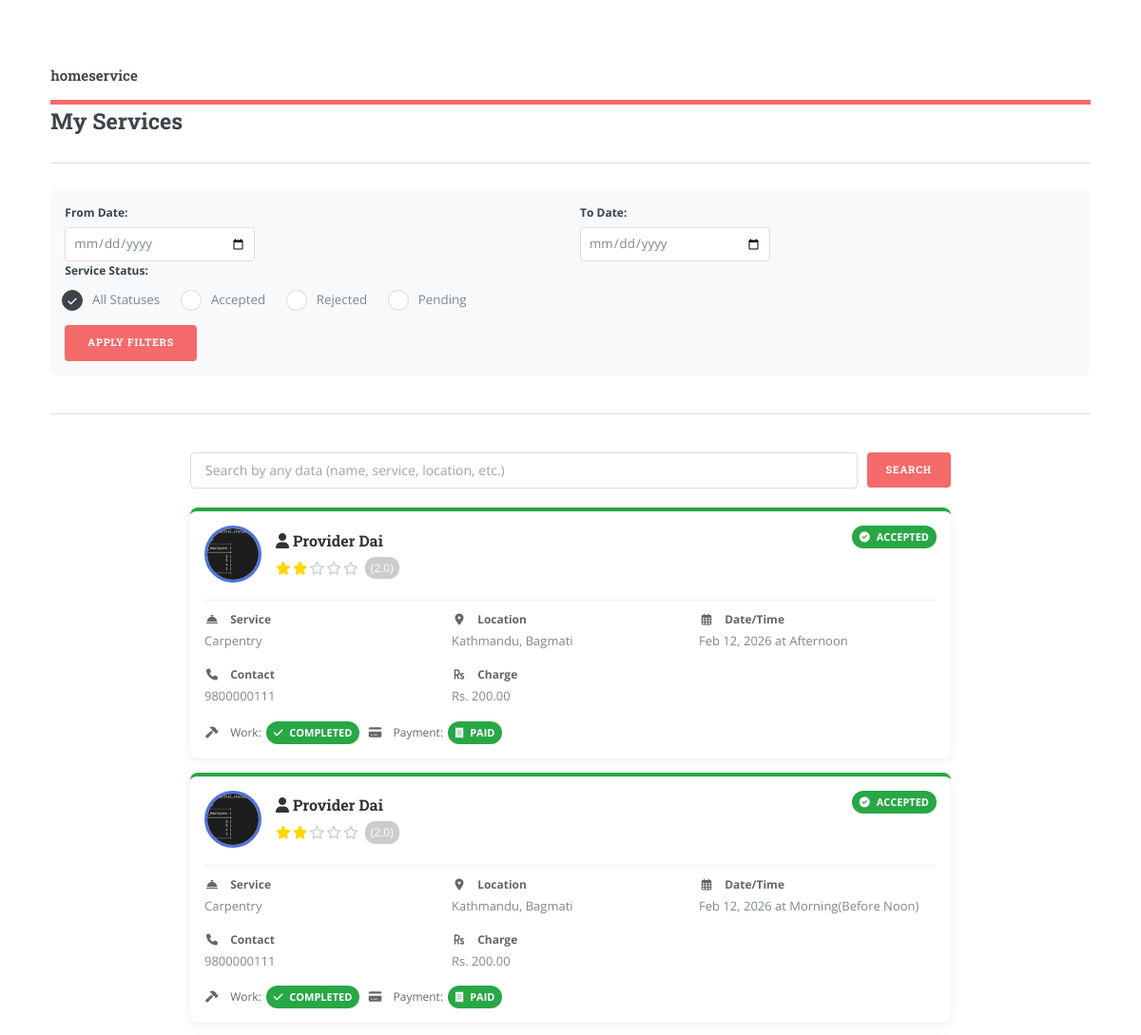
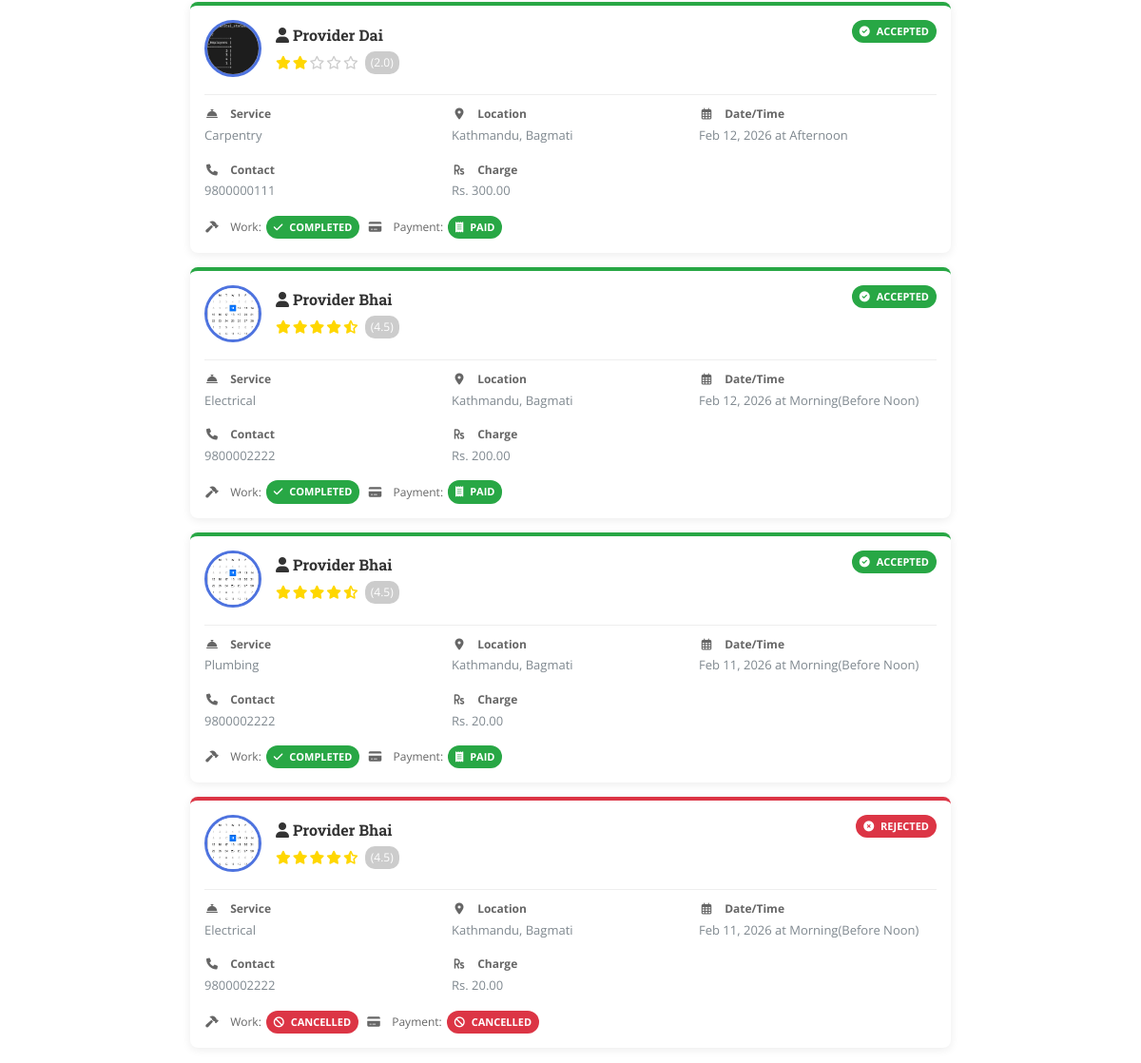
/Myservices.php (signed in), run on the app's committed database (2 pictures, top to bottom).
### tables this page shows
CREATE TABLE `service_request` (
  `srid` int(11) NOT NULL,
  `consumer_id` int(11) NOT NULL,
  `provider_id` int(11) NOT NULL,
  `service_id` int(11) NOT NULL,
  `req_date` date NOT NULL,
  `req_time` varchar(50) DEFAULT NULL,
  `status` varchar(50) NOT NULL DEFAULT 'Pending',
  `work_status` varchar(50) NOT NULL DEFAULT 'Pending',
  `payment_status` varchar(50) NOT NULL DEFAULT 'Pending',
  `charge` decimal(10,2) NOT NULL DEFAULT 0.00,
  `last_modified` timestamp NOT NULL DEFAULT current_timestamp() ON UPDATE current_timestamp(),
  `read_status_c` tinyint(1) NOT NULL DEFAULT 0,
  `msgc` varchar(255) DEFAULT NULL,
  `read_status` tinyint(1) DEFAULT 0,
  `msgp` varchar(255) DEFAULT NULL,
  `wallet` decimal(10,2) NOT NULL DEFAULT 0.00
);

CREATE TABLE `provider` (
  `pid` int(11) NOT NULL,
  `fname` varchar(50) NOT NULL,
  `mname` varchar(50) DEFAULT NULL,
  `lname` varchar(50) NOT NULL,
  `dob` date DEFAULT NULL,
  `gender` enum('Male','Female','Other') DEFAULT 'Male',
  `country` varchar(50) DEFAULT NULL,
  `state` varchar(50) DEFAULT NULL,
  `city` varchar(50) DEFAULT NULL,
  `address` text DEFAULT NULL,
  `phnno` varchar(20) DEFAULT NULL,
  `email` varchar(100) NOT NULL,
  `photo` varchar(255) DEFAULT NULL,
  `average_rating` decimal(2,1) DEFAULT 0.0,
  `created_at` timestamp NOT NULL DEFAULT current_timestamp(),
  `password` varchar(255) NOT NULL,
  `wallet` decimal(10,2) NOT NULL DEFAULT 0.00,
  `rating_count` int(11) NOT NULL DEFAULT 0
);

CREATE TABLE `services` (
  `sid` int(11) NOT NULL,
  `sname` varchar(100) NOT NULL,
  `description` text DEFAULT NULL,
  `icon` varchar(100) DEFAULT NULL,
  `created_at` timestamp NOT NULL DEFAULT current_timestamp()
);

### Myservices.php (the view, shortened to what this page needs)
<?php
$formData = $_SESSION['form_data'] ?? [];
$con = mysqli_connect("localhost", "root", "", "homeservice");
$id = $_SESSION["consumer_id"];
$query = "SELECT provider.fname, provider.mname, provider.lname, provider.photo, provider.average_rating,
          provider.address, provider.city, provider.state, provider.country, provider.phnno,
          service_request.req_date AS fdate, service_request.req_time,
          service_request.status AS status, service_request.work_status,
          service_request.payment_status, service_request.srid, services.sname AS service_name,
          service_request.charge AS charge
          FROM service_request
          JOIN provider ON provider.pid = service_request.provider_id
          JOIN services ON services.sid = service_request.service_id
          WHERE service_request.consumer_id = ?";
$params = [$id];
$param_types = "s";
$query .= " ORDER BY service_request.last_modified DESC";
$stmt = $con->prepare($query);
if (count($params) > 1) {
    $stmt->bind_param($param_types, ...$params);
} else {
    $stmt->bind_param($param_types, $id);
}
$stmt->execute();
$stmt->store_result();
?>
<!DOCTYPE HTML>
<html>
<head>
    <link rel="stylesheet" href="assets/css/main.css" />
    <link rel="stylesheet" href="https://cdn.datatables.net/1.13.5/css/jquery.dataTables.min.css">
    <link rel="stylesheet" href="https://cdnjs.cloudflare.com/ajax/libs/font-awesome/6.0.0/css/all.min.css" />
</head>
<body class="is-preload">
    <div id="wrapper">
        <div id="main">
            <div class="inner">
                <header id="header">
                    <a href="welcome.php" class="logo"><strong>homeservice</strong></a>
                </header>
                <h2>My Services</h2>
                <hr class="minor" />
                <form method="post" action="myservices.php" class="filter-form">
                    <div style="display: grid; grid-template-columns: 1fr 1fr; gap: 20px;">
                        <div>
                            <label>From Date:</label>
                            <input type="date" name="fdate" value="<?= $formData['fdate'] ?? '' ?>">
                        </div>
                        <div>
                            <label>To Date:</label>
                            <input type="date" name="tdate" value="<?= $formData['tdate'] ?? '' ?>">
                        </div>
                    </div>
                    <label>Service Status:</label>
                    <div class="radio-group">
                    <div class="radio-option">
                            <label for="rp4" style="display: inline; font-weight: normal;">All Statuses</label>
                        </div>
                        <div class="radio-option">
                            <label for="rp1" style="display: inline; font-weight: normal;">Accepted</label>
                        </div>
                        <div class="radio-option">
                            <label for="rp2" style="display: inline; font-weight: normal;">Rejected</label>
                        </div>
                        <div class="radio-option">
                            <label for="rp3" style="display: inline; font-weight: normal;">Pending</label>
                        </div>
                    </div>
                    <button type="submit" name="sbbtn" class="button primary">Apply Filters</button>
                </form>
                <hr class="major" />
                <div class="search-container">
                    <input type="text" id="searchInput" placeholder="Search by any data (name, service, location, etc.)">
                    <button onclick="searchServices()" class="button primary">Search</button>
                </div>
                <div class="service-requests" id="serviceRequestsContainer">
                    <?php
                    if ($stmt->num_rows > 0) {
                        $stmt->bind_result($fname, $mname, $lname, $photo, $average_rating, $address, $city, $state, $country, $phnno, $fdate, $rtime, $status, $workstatus, $payment_status, $srid, $service_name, $charge);
                        while ($stmt->fetch()) {
                            $status_class = $status == 0 ? 'status-pending' : ($status == 1 ? 'status-accepted' : 'status-rejected');
                            $status_label = $status == 0 ? 'Pending' : ($status == 1 ? 'Accepted' : 'Rejected');
                            $status_badge = $status == 0 ? 'badge-primary' : ($status == 1 ? 'badge-success' : 'badge-danger');
                            $workstatus_label = ($status == 2) ? 'Cancelled' : ($workstatus == 0 ? 'Pending' : 'Completed');
                            $workstatus_badge = ($status == 2) ? 'badge-danger' : ($workstatus == 0 ? 'badge-primary' : 'badge-success');
                            $payment_label = ($status == 2) ? 'Cancelled' : ($payment_status == 0 ? 'Pending' : 'Paid');
                            $payment_badge = ($status == 2) ? 'badge-danger' : ($payment_status == 0 ? 'badge-primary' : 'badge-success');
                            $formatted_date = date('M j, Y', strtotime($fdate));
                            $formatted_time = $rtime;
                            $formatted_charge = ($charge === null) ? 'N/A' : 'Rs. ' . number_format($charge, 2);
                            echo '<div class="service-request-card ' . $status_class . '" data-searchable="' .
                                htmlspecialchars(strtolower($fname . ' ' . $mname . ' ' . $lname . ' ' .
                                $service_name . ' ' . $city . ' ' . $state . ' ' .
                                $formatted_date . ' ' . $formatted_time . ' ' .
                                $phnno . ' ' . $status_label . ' ' . $workstatus_label . ' ' .
                                $payment_label . ' ' . $formatted_charge)) . '">
                                <div class="card-header">
                                    <div class="provider-avatar-container">
                                        <img src="' . htmlspecialchars($photo ? 'uploads/' . $photo : 'https://via.placeholder.com/60') . '"
                                             alt="Provider Avatar" class="provider-avatar"
                                             onclick="openImageModal(\'' . htmlspecialchars($photo ? 'uploads/' . $photo : 'https://via.placeholder.com/150') . '\')">
                                        <div class="provider-info">
                                            <h3><i class="fas fa-user"></i> ' . $fname . ' ' . $mname . ' ' . $lname . '</h3>';
                                            if ($average_rating !== null) {
                                                $fullStars = floor($average_rating);
                                                $hasHalfStar = ($average_rating - $fullStars) >= 0.5;
                                                echo '<div class="star-rating">';
                                                for ($i = 0; $i < $fullStars; $i++) {
                                                    echo '<i class="fas fa-star"></i>';
                                                }
                                                if ($hasHalfStar) {
                                                    echo '<i class="fas fa-star-half-alt"></i>';
                                                }
                                                for ($i = $fullStars + ($hasHalfStar ? 1 : 0); $i < 5; $i++) {
                                                    echo '<i class="far fa-star"></i>';
                                                }
                                                echo '<span class="rating-value">(' . number_format($average_rating, 1) . ')</span>';
                                                echo '</div>';
                                            }
                                    echo '</div>
                                    </div>
                                    <span class="badge ' . $status_badge . '"><i class="fas ' .
                                        ($status == 0 ? 'fa-clock' : ($status == 1 ? 'fa-check-circle' : 'fa-times-circle')) .
                                        '"></i> ' . $status_label . '</span>
                                </div>
                                <div class="card-details">
                                    <div class="detail-item">
                                        <span class="label"><i class="fas fa-concierge-bell"></i> Service</span>
                                        ' . $service_name . '
                                    </div>
                                    <div class="detail-item">
                                        <span class="label"><i class="fas fa-map-marker-alt"></i> Location</span>
                                        ' . $city . ', ' . $state . '
                                    </div>
                                    <div class="detail-item">
                                        <span class="label"><i class="far fa-calendar-alt"></i> Date/Time</span>
                                        ' . $formatted_date . ' at ' . $formatted_time . '
                                    </div>
                                    <div class="detail-item">
                                        <span class="label"><i class="fas fa-phone"></i> Contact</span>
                                        ' . $phnno . '
                                    </div>
                                    <div class="detail-item">
                                        <span class="label"><i class="fas fa-rupee-sign"></i> Charge</span>
                                        ' . $formatted_charge . '
                                    </div>
                                </div>
                                <div class="status-indicators">
                                    <div class="status-item">
                                        <span class="label"><i class="fas fa-hammer"></i> Work:</span>
                                        <span class="badge ' . $workstatus_badge . '"><i class="fas ' .
                                            ($status == 2 ? 'fa-ban' : ($workstatus == 0 ? 'fa-spinner' : 'fa-check')) . '"></i> ' . $workstatus_label . '</span>
                                    </div>
                                    <div class="status-item">
                                        <span class="label"><i class="fas fa-credit-card"></i> Payment:</span>
                                        <span class="badge ' . $payment_badge . '"><i class="fas ' .
                                            ($status == 2 ? 'fa-ban' : ($payment_status == 0 ? 'fa-hourglass-half' : 'fa-receipt')) . '"></i> ' . $payment_label . '</span>
                                    </div>
                                </div>
                            </div>';
                        }
                    } else {
                        echo '<div style="text-align: center; padding: 30px; background: #f8f9fa; border-radius: 8px;">
                                <h3 style="color:#666">No service requests found</h3>
                                <p>There are no records matching your criteria</p>
                              </div>';
                    }
                    ?>
                </div>
            </div>
        </div>
    </div>
</body>
</html>

### Myservices.php (style rules this page uses)
.service-request-card { width: 100%; max-width: 800px; margin: 0 auto 15px; padding: 15px; border-radius: 8px; background: white; box-shadow: 0 2px 10px rgba(0,0,0,0.08); transition: all 0.3s ease; position: relative; border-top: 4px solid #ddd; }
.status-accepted { border-top-color: #28a745; }
.status-rejected { border-top-color: #dc3545; }
.provider-avatar-container { display: flex; align-items: center; gap: 15px; margin-bottom: 10px; }
.provider-avatar { width: 60px; height: 60px; border-radius: 50%; object-fit: cover; border: 3px solid #4e73df; cursor: pointer; transition: transform 0.3s ease; }
.provider-info { flex: 1; }
.star-rating { display: inline-flex; align-items: center; margin-top: 5px; }
.star-rating i { color: #FFD700; font-size: 14px; margin-right: 2px; }
.star-rating .far { color: #ccc; }
.rating-value { font-size: 12px; margin-left: 5px; color: #fff; background: rgba(0,0,0,0.2); padding: 2px 6px; border-radius: 10px; }
.card-header { display: flex; justify-content: space-between; align-items: flex-start; margin-bottom: 10px; padding-bottom: 8px; border-bottom: 1px solid #eee; }
.card-header h3 { margin: 0; font-size: 16px; color: #333; }
.card-details { display: grid; grid-template-columns: repeat(auto-fill, minmax(200px, 1fr)); gap: 10px; font-size: 13px; }
.detail-item { margin-bottom: 5px; }
.detail-item span.label { font-weight: bold; color: #666; display: block; margin-bottom: 2px; font-size: 12px; }
.badge { display: inline-block; padding: 3px 8px; border-radius: 12px; font-size: 11px; font-weight: bold; text-transform: uppercase; }
.badge-success { background-color: #28a745; color: white; }
.badge-danger { background-color: #dc3545; color: white; }
.status-indicators { display: flex; gap: 8px; margin-top: 10px; flex-wrap: wrap; }
.status-item { display: flex; align-items: center; gap: 5px; }
.status-item .label { font-size: 12px; color: #666; }
.filter-form { background: #f8f9fa; padding: 15px; border-radius: 8px; margin-bottom: 20px; }
.filter-form label { display: block; margin-bottom: 5px; font-weight: bold; }
.filter-form input[type="date"] { padding: 8px; border: 1px solid #ddd; border-radius: 4px; width: 100%; max-width: 200px; }
.filter-form .radio-group { display: flex; gap: 15px; margin: 10px 0; }
.filter-form .radio-option { display: flex; align-items: center; gap: 5px; }
.search-container { margin-bottom: 20px; display: flex; gap: 10px; max-width: 800px; margin-left: auto; margin-right: auto; }
.search-container input[type="text"] { flex-grow: 1; padding: 10px 15px; border: 1px solid #ddd; border-radius: 4px; font-size: 14px; }
.search-container button { padding: 10px 20px; background-color: #dc3545; color: white; border: none; border-radius: 4px; cursor: pointer; transition: background-color 0.3s; display: inline-flex; align-items: center; justify-content: center; }
.detail-item .label i, .status-item .label i { margin-right: 8px; width: 16px; text-align: center; }
.badge i { margin-right: 4px; }

### data on the page
service_request: provider.photo (picture), provider.fname "Provider", provider.lname "Dai", provider.average_rating "2.0", status "ACCEPTED", service.sname "Carpentry", provider.city "Kathmandu", provider.state "Bagmati", req_date "Feb 12, 2026", req_time "Afternoon", provider.phnno "9800000111", charge "Rs. 200.00", workstatus_label "COMPLETED", payment_label "PAID"
service_request: provider.photo (picture), provider.fname "Provider", provider.lname "Dai", provider.average_rating "2.0", status "ACCEPTED", service.sname "Carpentry", provider.city "Kathmandu", provider.state "Bagmati", req_date "Feb 12, 2026", req_time "Morning(Before Noon)", provider.phnno "9800000111", charge "Rs. 200.00", workstatus_label "COMPLETED", payment_label "PAID"
service_request: provider.photo (picture), provider.fname "Provider", provider.lname "Dai", provider.average_rating "2.0", status "ACCEPTED", service.sname "Carpentry", provider.city "Kathmandu", provider.state "Bagmati", req_date "Feb 12, 2026", req_time "Afternoon", provider.phnno "9800000111", charge "Rs. 300.00", workstatus_label "COMPLETED", payment_label "PAID"
service_request: provider.photo (picture), provider.fname "Provider", provider.lname "Bhai", provider.average_rating "4.5", status "ACCEPTED", service.sname "Electrical", provider.city "Kathmandu", provider.state "Bagmati", req_date "Feb 12, 2026", req_time "Morning(Before Noon)", provider.phnno "9800002222", charge "Rs. 200.00", workstatus_label "COMPLETED", payment_label "PAID"
service_request: provider.photo (picture), provider.fname "Provider", provider.lname "Bhai", provider.average_rating "4.5", status "ACCEPTED", service.sname "Plumbing", provider.city "Kathmandu", provider.state "Bagmati", req_date "Feb 11, 2026", req_time "Morning(Before Noon)", provider.phnno "9800002222", charge "Rs. 20.00", workstatus_label "COMPLETED", payment_label "PAID"
service_request: provider.photo (picture), provider.fname "Provider", provider.lname "Bhai", provider.average_rating "4.5", status "REJECTED", service.sname "Electrical", provider.city "Kathmandu", provider.state "Bagmati", req_date "Feb 11, 2026", req_time "Morning(Before Noon)", provider.phnno "9800002222", charge "Rs. 20.00", status "CANCELLED"
